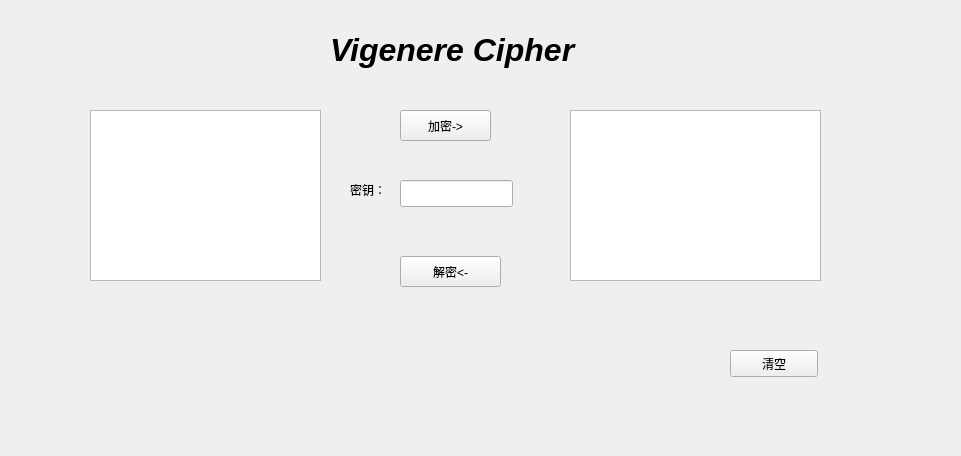
<?xml version="1.0" encoding="UTF-8"?>
<ui version="4.0">
 <class>Vigenere</class>
 <widget class="QWidget" name="Vigenere">
  <property name="geometry">
   <rect>
    <x>0</x>
    <y>0</y>
    <width>961</width>
    <height>456</height>
   </rect>
  </property>
  <property name="windowTitle">
   <string>Form</string>
  </property>
  <widget class="QLabel" name="label">
   <property name="geometry">
    <rect>
     <x>330</x>
     <y>20</y>
     <width>301</width>
     <height>61</height>
    </rect>
   </property>
   <property name="text">
    <string>&lt;html&gt;&lt;head/&gt;&lt;body&gt;&lt;p&gt;&lt;span style=&quot; font-size:24pt; font-weight:600; font-style:italic;&quot;&gt;Vigenere Cipher&lt;/span&gt;&lt;/p&gt;&lt;/body&gt;&lt;/html&gt;</string>
   </property>
  </widget>
  <widget class="QTextEdit" name="plaintext_edit">
   <property name="geometry">
    <rect>
     <x>90</x>
     <y>110</y>
     <width>231</width>
     <height>171</height>
    </rect>
   </property>
   <property name="styleSheet">
    <string notr="true">font: 14pt &quot;Cantarell&quot;;</string>
   </property>
  </widget>
  <widget class="QTextEdit" name="ciphertext_edit">
   <property name="geometry">
    <rect>
     <x>570</x>
     <y>110</y>
     <width>251</width>
     <height>171</height>
    </rect>
   </property>
   <property name="styleSheet">
    <string notr="true">font: 14pt &quot;Cantarell&quot;;</string>
   </property>
  </widget>
  <widget class="QPushButton" name="pushButton">
   <property name="geometry">
    <rect>
     <x>400</x>
     <y>110</y>
     <width>91</width>
     <height>31</height>
    </rect>
   </property>
   <property name="text">
    <string>加密-&gt;</string>
   </property>
  </widget>
  <widget class="QPushButton" name="pushButton_2">
   <property name="geometry">
    <rect>
     <x>400</x>
     <y>256</y>
     <width>101</width>
     <height>31</height>
    </rect>
   </property>
   <property name="text">
    <string>解密&lt;-</string>
   </property>
  </widget>
  <widget class="QLabel" name="label_2">
   <property name="geometry">
    <rect>
     <x>350</x>
     <y>180</y>
     <width>41</width>
     <height>19</height>
    </rect>
   </property>
   <property name="styleSheet">
    <string notr="true">font: 13pt &quot;Cantarell&quot;;</string>
   </property>
   <property name="text">
    <string>密钥：</string>
   </property>
  </widget>
  <widget class="QLineEdit" name="keyword_line">
   <property name="geometry">
    <rect>
     <x>400</x>
     <y>180</y>
     <width>113</width>
     <height>27</height>
    </rect>
   </property>
  </widget>
  <widget class="QPushButton" name="pushButton_3">
   <property name="geometry">
    <rect>
     <x>730</x>
     <y>350</y>
     <width>88</width>
     <height>27</height>
    </rect>
   </property>
   <property name="text">
    <string>清空</string>
   </property>
  </widget>
 </widget>
 <resources/>
 <connections/>
</ui>
